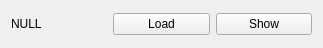
<?xml version="1.0" encoding="UTF-8"?>
<ui version="4.0">
 <class>PointerFieldWidget</class>
 <widget class="QWidget" name="PointerFieldWidget">
  <property name="geometry">
   <rect>
    <x>0</x>
    <y>0</y>
    <width>323</width>
    <height>48</height>
   </rect>
  </property>
  <property name="sizePolicy">
   <sizepolicy hsizetype="Preferred" vsizetype="Fixed">
    <horstretch>0</horstretch>
    <verstretch>0</verstretch>
   </sizepolicy>
  </property>
  <property name="windowTitle">
   <string>Form</string>
  </property>
  <layout class="QHBoxLayout" name="horizontalLayout">
   <item>
    <widget class="QLabel" name="isNull">
     <property name="text">
      <string>NULL</string>
     </property>
    </widget>
   </item>
   <item>
    <widget class="QPushButton" name="loadPushButton">
     <property name="text">
      <string>Load</string>
     </property>
     <property name="icon">
      <iconset resource="../../resources/main.qrc">
       <normaloff>:/new/prefix1/remove.png</normaloff>:/new/prefix1/remove.png</iconset>
     </property>
     <property name="iconSize">
      <size>
       <width>24</width>
       <height>24</height>
      </size>
     </property>
    </widget>
   </item>
   <item>
    <widget class="QPushButton" name="showPushButton">
     <property name="text">
      <string>Show</string>
     </property>
     <property name="icon">
      <iconset resource="../../resources/main.qrc">
       <normaloff>:/new/prefix1/picture_frame.png</normaloff>:/new/prefix1/picture_frame.png</iconset>
     </property>
     <property name="iconSize">
      <size>
       <width>24</width>
       <height>24</height>
      </size>
     </property>
    </widget>
   </item>
  </layout>
 </widget>
 <resources>
  <include location="../../resources/main.qrc"/>
 </resources>
 <connections/>
</ui>
